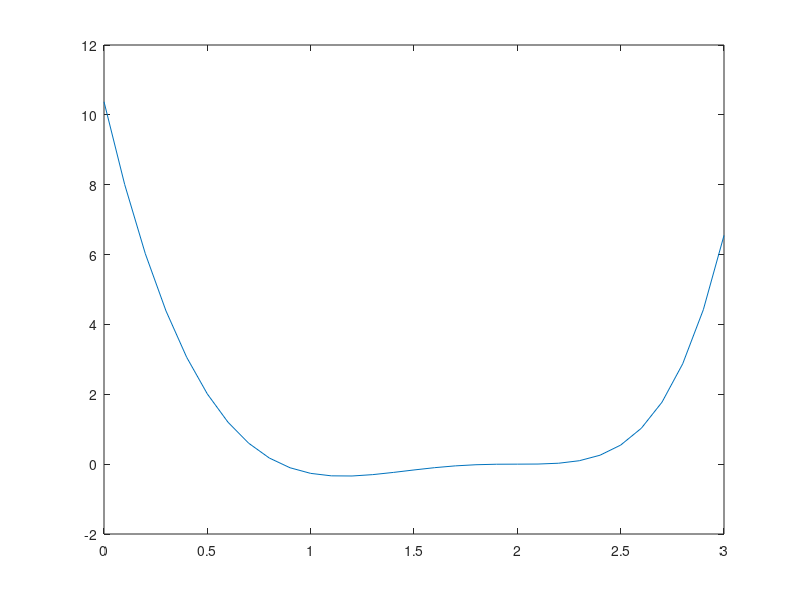

Write MATLAB code to recreate this figure.
clc; clear all ; close all;

f =@(x)(14.*x.*exp(x-2)-12.*exp(x-2)-7.*x.^3+20.*x.^2-26.*x+12);

x=(0:0.1:3);
plot(x,f(x));

a=1;
%b=1; 
b=3;

k=0;
while abs(b-a) > eps*abs(b)
	x=(a+b)/2;
    if sign(f(x)) == sign(f(b)) 
        b=x;
    else
        a=x;
    end 
k=k+1;
end

fprintf('The Root is : %.5f \n',a);
fprintf('No. of Iterations : %d\n',k);





